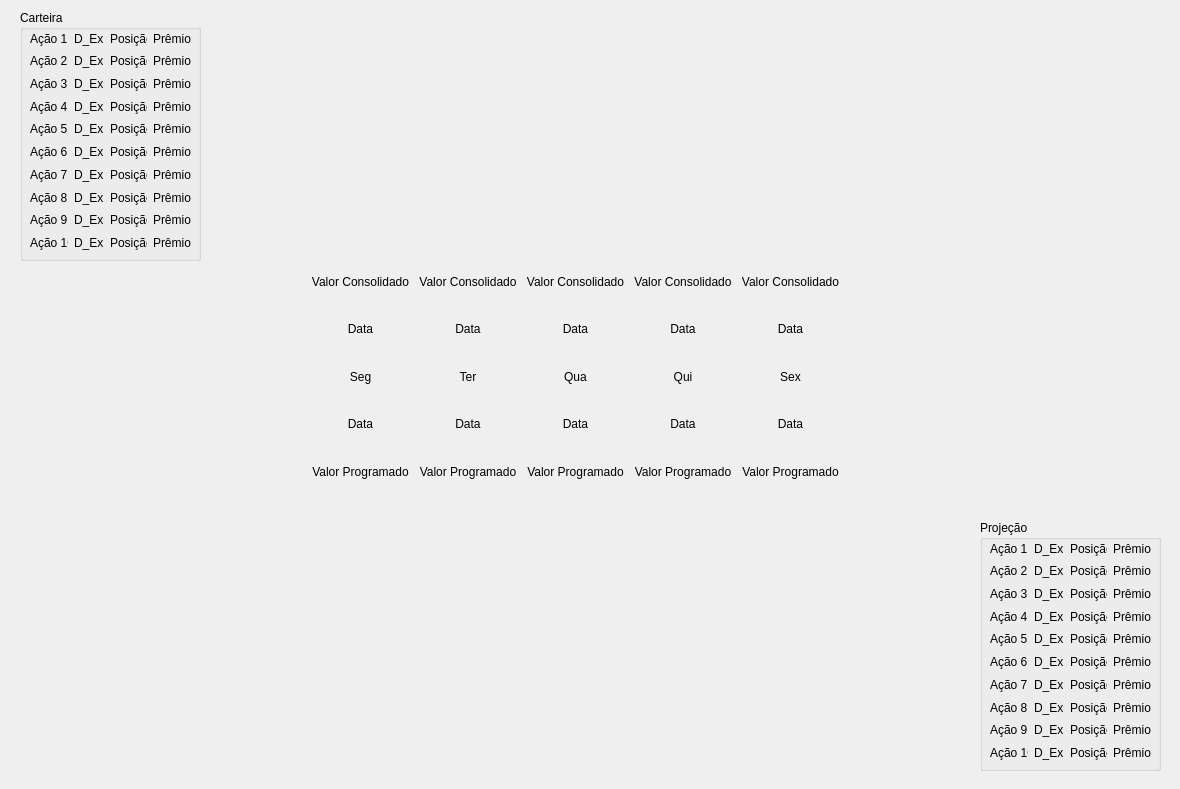
<?xml version="1.0" encoding="UTF-8"?>
<ui version="4.0">
 <class>Program_USD</class>
 <widget class="QDialog" name="Program_USD">
  <property name="geometry">
   <rect>
    <x>0</x>
    <y>0</y>
    <width>1180</width>
    <height>789</height>
   </rect>
  </property>
  <property name="windowTitle">
   <string>Dialog</string>
  </property>
  <widget class="QWidget" name="gridLayoutWidget">
   <property name="geometry">
    <rect>
     <x>310</x>
     <y>261</y>
     <width>531</width>
     <height>231</height>
    </rect>
   </property>
   <layout class="QGridLayout" name="gridLayout">
    <item row="3" column="0">
     <widget class="QLabel" name="label_51">
      <property name="text">
       <string>Data</string>
      </property>
      <property name="alignment">
       <set>Qt::AlignCenter</set>
      </property>
     </widget>
    </item>
    <item row="2" column="3">
     <widget class="QLabel" name="label_4">
      <property name="text">
       <string>Qui</string>
      </property>
      <property name="alignment">
       <set>Qt::AlignCenter</set>
      </property>
     </widget>
    </item>
    <item row="1" column="3">
     <widget class="QLabel" name="label_49">
      <property name="text">
       <string>Data</string>
      </property>
      <property name="alignment">
       <set>Qt::AlignCenter</set>
      </property>
     </widget>
    </item>
    <item row="1" column="1">
     <widget class="QLabel" name="label_47">
      <property name="text">
       <string>Data</string>
      </property>
      <property name="alignment">
       <set>Qt::AlignCenter</set>
      </property>
     </widget>
    </item>
    <item row="0" column="0">
     <widget class="QLabel" name="label_56">
      <property name="text">
       <string>Valor Consolidado</string>
      </property>
      <property name="alignment">
       <set>Qt::AlignCenter</set>
      </property>
     </widget>
    </item>
    <item row="4" column="3">
     <widget class="QLabel" name="label_64">
      <property name="text">
       <string>Valor Programado</string>
      </property>
      <property name="alignment">
       <set>Qt::AlignCenter</set>
      </property>
     </widget>
    </item>
    <item row="4" column="4">
     <widget class="QLabel" name="label_65">
      <property name="text">
       <string>Valor Programado</string>
      </property>
      <property name="alignment">
       <set>Qt::AlignCenter</set>
      </property>
     </widget>
    </item>
    <item row="3" column="3">
     <widget class="QLabel" name="label_54">
      <property name="text">
       <string>Data</string>
      </property>
      <property name="alignment">
       <set>Qt::AlignCenter</set>
      </property>
     </widget>
    </item>
    <item row="0" column="4">
     <widget class="QLabel" name="label_60">
      <property name="text">
       <string>Valor Consolidado</string>
      </property>
      <property name="alignment">
       <set>Qt::AlignCenter</set>
      </property>
     </widget>
    </item>
    <item row="4" column="1">
     <widget class="QLabel" name="label_62">
      <property name="text">
       <string>Valor Programado</string>
      </property>
      <property name="alignment">
       <set>Qt::AlignCenter</set>
      </property>
     </widget>
    </item>
    <item row="4" column="0">
     <widget class="QLabel" name="label_61">
      <property name="text">
       <string>Valor Programado</string>
      </property>
      <property name="alignment">
       <set>Qt::AlignCenter</set>
      </property>
     </widget>
    </item>
    <item row="2" column="2">
     <widget class="QLabel" name="label_3">
      <property name="text">
       <string>Qua</string>
      </property>
      <property name="alignment">
       <set>Qt::AlignCenter</set>
      </property>
     </widget>
    </item>
    <item row="3" column="4">
     <widget class="QLabel" name="label_55">
      <property name="text">
       <string>Data</string>
      </property>
      <property name="alignment">
       <set>Qt::AlignCenter</set>
      </property>
     </widget>
    </item>
    <item row="0" column="3">
     <widget class="QLabel" name="label_59">
      <property name="text">
       <string>Valor Consolidado</string>
      </property>
      <property name="alignment">
       <set>Qt::AlignCenter</set>
      </property>
     </widget>
    </item>
    <item row="1" column="4">
     <widget class="QLabel" name="label_50">
      <property name="text">
       <string>Data</string>
      </property>
      <property name="alignment">
       <set>Qt::AlignCenter</set>
      </property>
     </widget>
    </item>
    <item row="2" column="1">
     <widget class="QLabel" name="label_2">
      <property name="text">
       <string>Ter</string>
      </property>
      <property name="alignment">
       <set>Qt::AlignCenter</set>
      </property>
     </widget>
    </item>
    <item row="1" column="0">
     <widget class="QLabel" name="label_46">
      <property name="text">
       <string>Data</string>
      </property>
      <property name="alignment">
       <set>Qt::AlignCenter</set>
      </property>
     </widget>
    </item>
    <item row="1" column="2">
     <widget class="QLabel" name="label_48">
      <property name="text">
       <string>Data</string>
      </property>
      <property name="alignment">
       <set>Qt::AlignCenter</set>
      </property>
     </widget>
    </item>
    <item row="4" column="2">
     <widget class="QLabel" name="label_63">
      <property name="text">
       <string>Valor Programado</string>
      </property>
      <property name="alignment">
       <set>Qt::AlignCenter</set>
      </property>
     </widget>
    </item>
    <item row="0" column="2">
     <widget class="QLabel" name="label_58">
      <property name="text">
       <string>Valor Consolidado</string>
      </property>
      <property name="alignment">
       <set>Qt::AlignCenter</set>
      </property>
     </widget>
    </item>
    <item row="2" column="4">
     <widget class="QLabel" name="label_5">
      <property name="text">
       <string>Sex</string>
      </property>
      <property name="alignment">
       <set>Qt::AlignCenter</set>
      </property>
     </widget>
    </item>
    <item row="0" column="1">
     <widget class="QLabel" name="label_57">
      <property name="text">
       <string>Valor Consolidado</string>
      </property>
      <property name="alignment">
       <set>Qt::AlignCenter</set>
      </property>
     </widget>
    </item>
    <item row="3" column="1">
     <widget class="QLabel" name="label_52">
      <property name="text">
       <string>Data</string>
      </property>
      <property name="alignment">
       <set>Qt::AlignCenter</set>
      </property>
     </widget>
    </item>
    <item row="3" column="2">
     <widget class="QLabel" name="label_53">
      <property name="text">
       <string>Data</string>
      </property>
      <property name="alignment">
       <set>Qt::AlignCenter</set>
      </property>
     </widget>
    </item>
    <item row="2" column="0">
     <widget class="QLabel" name="label">
      <property name="text">
       <string>Seg</string>
      </property>
      <property name="alignment">
       <set>Qt::AlignCenter</set>
      </property>
     </widget>
    </item>
   </layout>
  </widget>
  <widget class="QGroupBox" name="groupBox">
   <property name="geometry">
    <rect>
     <x>20</x>
     <y>10</y>
     <width>181</width>
     <height>251</height>
    </rect>
   </property>
   <property name="title">
    <string>Carteira</string>
   </property>
   <widget class="QWidget" name="gridLayoutWidget_2">
    <property name="geometry">
     <rect>
      <x>10</x>
      <y>20</y>
      <width>161</width>
      <height>221</height>
     </rect>
    </property>
    <layout class="QGridLayout" name="gridLayout_2">
     <item row="6" column="0">
      <widget class="QLabel" name="label_15">
       <property name="text">
        <string>Ação 7</string>
       </property>
      </widget>
     </item>
     <item row="0" column="3">
      <widget class="QLabel" name="label_9">
       <property name="text">
        <string>Prêmio</string>
       </property>
      </widget>
     </item>
     <item row="0" column="2">
      <widget class="QLabel" name="label_8">
       <property name="text">
        <string>Posição</string>
       </property>
      </widget>
     </item>
     <item row="1" column="0">
      <widget class="QLabel" name="label_10">
       <property name="text">
        <string>Ação 2</string>
       </property>
      </widget>
     </item>
     <item row="7" column="0">
      <widget class="QLabel" name="label_16">
       <property name="text">
        <string>Ação 8</string>
       </property>
      </widget>
     </item>
     <item row="8" column="0">
      <widget class="QLabel" name="label_17">
       <property name="text">
        <string>Ação 9</string>
       </property>
      </widget>
     </item>
     <item row="4" column="0">
      <widget class="QLabel" name="label_13">
       <property name="text">
        <string>Ação 5</string>
       </property>
      </widget>
     </item>
     <item row="5" column="0">
      <widget class="QLabel" name="label_14">
       <property name="text">
        <string>Ação 6</string>
       </property>
      </widget>
     </item>
     <item row="0" column="0">
      <widget class="QLabel" name="label_6">
       <property name="text">
        <string>Ação 1</string>
       </property>
      </widget>
     </item>
     <item row="2" column="0">
      <widget class="QLabel" name="label_11">
       <property name="text">
        <string>Ação 3</string>
       </property>
      </widget>
     </item>
     <item row="0" column="1">
      <widget class="QLabel" name="label_7">
       <property name="text">
        <string>D_Ex</string>
       </property>
      </widget>
     </item>
     <item row="3" column="0">
      <widget class="QLabel" name="label_12">
       <property name="text">
        <string>Ação 4</string>
       </property>
      </widget>
     </item>
     <item row="9" column="0">
      <widget class="QLabel" name="label_18">
       <property name="text">
        <string>Ação 10</string>
       </property>
      </widget>
     </item>
     <item row="1" column="1">
      <widget class="QLabel" name="label_19">
       <property name="text">
        <string>D_Ex</string>
       </property>
      </widget>
     </item>
     <item row="2" column="1">
      <widget class="QLabel" name="label_20">
       <property name="text">
        <string>D_Ex</string>
       </property>
      </widget>
     </item>
     <item row="3" column="1">
      <widget class="QLabel" name="label_21">
       <property name="text">
        <string>D_Ex</string>
       </property>
      </widget>
     </item>
     <item row="4" column="1">
      <widget class="QLabel" name="label_22">
       <property name="text">
        <string>D_Ex</string>
       </property>
      </widget>
     </item>
     <item row="5" column="1">
      <widget class="QLabel" name="label_23">
       <property name="text">
        <string>D_Ex</string>
       </property>
      </widget>
     </item>
     <item row="6" column="1">
      <widget class="QLabel" name="label_24">
       <property name="text">
        <string>D_Ex</string>
       </property>
      </widget>
     </item>
     <item row="7" column="1">
      <widget class="QLabel" name="label_25">
       <property name="text">
        <string>D_Ex</string>
       </property>
      </widget>
     </item>
     <item row="8" column="1">
      <widget class="QLabel" name="label_26">
       <property name="text">
        <string>D_Ex</string>
       </property>
      </widget>
     </item>
     <item row="9" column="1">
      <widget class="QLabel" name="label_27">
       <property name="text">
        <string>D_Ex</string>
       </property>
      </widget>
     </item>
     <item row="1" column="2">
      <widget class="QLabel" name="label_28">
       <property name="text">
        <string>Posição</string>
       </property>
      </widget>
     </item>
     <item row="2" column="2">
      <widget class="QLabel" name="label_29">
       <property name="text">
        <string>Posição</string>
       </property>
      </widget>
     </item>
     <item row="3" column="2">
      <widget class="QLabel" name="label_30">
       <property name="text">
        <string>Posição</string>
       </property>
      </widget>
     </item>
     <item row="4" column="2">
      <widget class="QLabel" name="label_31">
       <property name="text">
        <string>Posição</string>
       </property>
      </widget>
     </item>
     <item row="5" column="2">
      <widget class="QLabel" name="label_32">
       <property name="text">
        <string>Posição</string>
       </property>
      </widget>
     </item>
     <item row="6" column="2">
      <widget class="QLabel" name="label_33">
       <property name="text">
        <string>Posição</string>
       </property>
      </widget>
     </item>
     <item row="7" column="2">
      <widget class="QLabel" name="label_34">
       <property name="text">
        <string>Posição</string>
       </property>
      </widget>
     </item>
     <item row="8" column="2">
      <widget class="QLabel" name="label_35">
       <property name="text">
        <string>Posição</string>
       </property>
      </widget>
     </item>
     <item row="9" column="2">
      <widget class="QLabel" name="label_36">
       <property name="text">
        <string>Posição</string>
       </property>
      </widget>
     </item>
     <item row="1" column="3">
      <widget class="QLabel" name="label_37">
       <property name="text">
        <string>Prêmio</string>
       </property>
      </widget>
     </item>
     <item row="2" column="3">
      <widget class="QLabel" name="label_38">
       <property name="text">
        <string>Prêmio</string>
       </property>
      </widget>
     </item>
     <item row="3" column="3">
      <widget class="QLabel" name="label_39">
       <property name="text">
        <string>Prêmio</string>
       </property>
      </widget>
     </item>
     <item row="4" column="3">
      <widget class="QLabel" name="label_40">
       <property name="text">
        <string>Prêmio</string>
       </property>
      </widget>
     </item>
     <item row="5" column="3">
      <widget class="QLabel" name="label_41">
       <property name="text">
        <string>Prêmio</string>
       </property>
      </widget>
     </item>
     <item row="6" column="3">
      <widget class="QLabel" name="label_42">
       <property name="text">
        <string>Prêmio</string>
       </property>
      </widget>
     </item>
     <item row="7" column="3">
      <widget class="QLabel" name="label_43">
       <property name="text">
        <string>Prêmio</string>
       </property>
      </widget>
     </item>
     <item row="8" column="3">
      <widget class="QLabel" name="label_44">
       <property name="text">
        <string>Prêmio</string>
       </property>
      </widget>
     </item>
     <item row="9" column="3">
      <widget class="QLabel" name="label_45">
       <property name="text">
        <string>Prêmio</string>
       </property>
      </widget>
     </item>
    </layout>
   </widget>
  </widget>
  <widget class="QGroupBox" name="groupBox_2">
   <property name="geometry">
    <rect>
     <x>980</x>
     <y>520</y>
     <width>181</width>
     <height>251</height>
    </rect>
   </property>
   <property name="title">
    <string>Projeção</string>
   </property>
   <widget class="QWidget" name="gridLayoutWidget_4">
    <property name="geometry">
     <rect>
      <x>10</x>
      <y>20</y>
      <width>161</width>
      <height>221</height>
     </rect>
    </property>
    <layout class="QGridLayout" name="gridLayout_4">
     <item row="6" column="0">
      <widget class="QLabel" name="label_106">
       <property name="text">
        <string>Ação 7</string>
       </property>
      </widget>
     </item>
     <item row="0" column="3">
      <widget class="QLabel" name="label_107">
       <property name="text">
        <string>Prêmio</string>
       </property>
      </widget>
     </item>
     <item row="0" column="2">
      <widget class="QLabel" name="label_108">
       <property name="text">
        <string>Posição</string>
       </property>
      </widget>
     </item>
     <item row="1" column="0">
      <widget class="QLabel" name="label_109">
       <property name="text">
        <string>Ação 2</string>
       </property>
      </widget>
     </item>
     <item row="7" column="0">
      <widget class="QLabel" name="label_110">
       <property name="text">
        <string>Ação 8</string>
       </property>
      </widget>
     </item>
     <item row="8" column="0">
      <widget class="QLabel" name="label_111">
       <property name="text">
        <string>Ação 9</string>
       </property>
      </widget>
     </item>
     <item row="4" column="0">
      <widget class="QLabel" name="label_112">
       <property name="text">
        <string>Ação 5</string>
       </property>
      </widget>
     </item>
     <item row="5" column="0">
      <widget class="QLabel" name="label_113">
       <property name="text">
        <string>Ação 6</string>
       </property>
      </widget>
     </item>
     <item row="0" column="0">
      <widget class="QLabel" name="label_114">
       <property name="text">
        <string>Ação 1</string>
       </property>
      </widget>
     </item>
     <item row="2" column="0">
      <widget class="QLabel" name="label_115">
       <property name="text">
        <string>Ação 3</string>
       </property>
      </widget>
     </item>
     <item row="0" column="1">
      <widget class="QLabel" name="label_116">
       <property name="text">
        <string>D_Ex</string>
       </property>
      </widget>
     </item>
     <item row="3" column="0">
      <widget class="QLabel" name="label_117">
       <property name="text">
        <string>Ação 4</string>
       </property>
      </widget>
     </item>
     <item row="9" column="0">
      <widget class="QLabel" name="label_118">
       <property name="text">
        <string>Ação 10</string>
       </property>
      </widget>
     </item>
     <item row="1" column="1">
      <widget class="QLabel" name="label_119">
       <property name="text">
        <string>D_Ex</string>
       </property>
      </widget>
     </item>
     <item row="2" column="1">
      <widget class="QLabel" name="label_120">
       <property name="text">
        <string>D_Ex</string>
       </property>
      </widget>
     </item>
     <item row="3" column="1">
      <widget class="QLabel" name="label_121">
       <property name="text">
        <string>D_Ex</string>
       </property>
      </widget>
     </item>
     <item row="4" column="1">
      <widget class="QLabel" name="label_122">
       <property name="text">
        <string>D_Ex</string>
       </property>
      </widget>
     </item>
     <item row="5" column="1">
      <widget class="QLabel" name="label_123">
       <property name="text">
        <string>D_Ex</string>
       </property>
      </widget>
     </item>
     <item row="6" column="1">
      <widget class="QLabel" name="label_124">
       <property name="text">
        <string>D_Ex</string>
       </property>
      </widget>
     </item>
     <item row="7" column="1">
      <widget class="QLabel" name="label_125">
       <property name="text">
        <string>D_Ex</string>
       </property>
      </widget>
     </item>
     <item row="8" column="1">
      <widget class="QLabel" name="label_126">
       <property name="text">
        <string>D_Ex</string>
       </property>
      </widget>
     </item>
     <item row="9" column="1">
      <widget class="QLabel" name="label_127">
       <property name="text">
        <string>D_Ex</string>
       </property>
      </widget>
     </item>
     <item row="1" column="2">
      <widget class="QLabel" name="label_128">
       <property name="text">
        <string>Posição</string>
       </property>
      </widget>
     </item>
     <item row="2" column="2">
      <widget class="QLabel" name="label_129">
       <property name="text">
        <string>Posição</string>
       </property>
      </widget>
     </item>
     <item row="3" column="2">
      <widget class="QLabel" name="label_130">
       <property name="text">
        <string>Posição</string>
       </property>
      </widget>
     </item>
     <item row="4" column="2">
      <widget class="QLabel" name="label_131">
       <property name="text">
        <string>Posição</string>
       </property>
      </widget>
     </item>
     <item row="5" column="2">
      <widget class="QLabel" name="label_132">
       <property name="text">
        <string>Posição</string>
       </property>
      </widget>
     </item>
     <item row="6" column="2">
      <widget class="QLabel" name="label_133">
       <property name="text">
        <string>Posição</string>
       </property>
      </widget>
     </item>
     <item row="7" column="2">
      <widget class="QLabel" name="label_134">
       <property name="text">
        <string>Posição</string>
       </property>
      </widget>
     </item>
     <item row="8" column="2">
      <widget class="QLabel" name="label_135">
       <property name="text">
        <string>Posição</string>
       </property>
      </widget>
     </item>
     <item row="9" column="2">
      <widget class="QLabel" name="label_136">
       <property name="text">
        <string>Posição</string>
       </property>
      </widget>
     </item>
     <item row="1" column="3">
      <widget class="QLabel" name="label_137">
       <property name="text">
        <string>Prêmio</string>
       </property>
      </widget>
     </item>
     <item row="2" column="3">
      <widget class="QLabel" name="label_138">
       <property name="text">
        <string>Prêmio</string>
       </property>
      </widget>
     </item>
     <item row="3" column="3">
      <widget class="QLabel" name="label_139">
       <property name="text">
        <string>Prêmio</string>
       </property>
      </widget>
     </item>
     <item row="4" column="3">
      <widget class="QLabel" name="label_140">
       <property name="text">
        <string>Prêmio</string>
       </property>
      </widget>
     </item>
     <item row="5" column="3">
      <widget class="QLabel" name="label_141">
       <property name="text">
        <string>Prêmio</string>
       </property>
      </widget>
     </item>
     <item row="6" column="3">
      <widget class="QLabel" name="label_142">
       <property name="text">
        <string>Prêmio</string>
       </property>
      </widget>
     </item>
     <item row="7" column="3">
      <widget class="QLabel" name="label_143">
       <property name="text">
        <string>Prêmio</string>
       </property>
      </widget>
     </item>
     <item row="8" column="3">
      <widget class="QLabel" name="label_144">
       <property name="text">
        <string>Prêmio</string>
       </property>
      </widget>
     </item>
     <item row="9" column="3">
      <widget class="QLabel" name="label_145">
       <property name="text">
        <string>Prêmio</string>
       </property>
      </widget>
     </item>
    </layout>
   </widget>
  </widget>
 </widget>
 <resources/>
 <connections/>
</ui>
